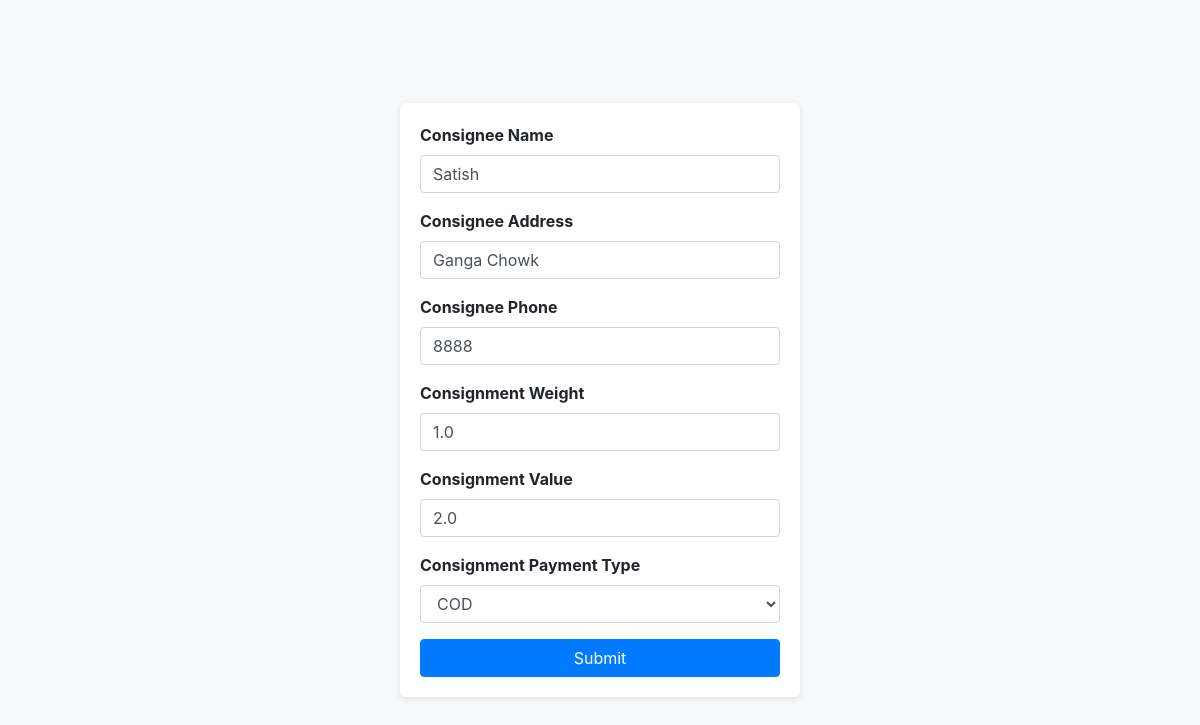
The app's page /vendor_update_consignment/8 (signed in) with its own data.
### vendorapp/models.py (models this page shows, shortened)
class Consignment(models.Model):
    user = models.ForeignKey(User,on_delete=models.CASCADE,blank=True,null=True)
    consignee_name = models.CharField(max_length=200)
    consignee_address = models.CharField(max_length=200)
    consignee_phone = models.CharField(max_length=10)
    consignment_est_wt = models.FloatField()
    consignment_value = models.FloatField()
    consignment_payment_choices = [
        ('COD', 'COD'),
        ('Pre', 'Pre-Payment')
    ]
    consignment_payment_type = models.CharField(max_length=20, choices=consignment_payment_choices)
    consignment_id = models.CharField(max_length=30, unique=True, null=True, blank=True)

### vendorapp/views.py (the view)
# urls.py: path('vendor_update_consignment/<int:id>', views.vendor_update_consignment,name='updateconsignment'),
@login_required(login_url='login')
def vendor_update_consignment(request, id):
    consignment = Consignment.objects.get(pk=id)
    if request.method == 'POST':
        consignment.consignee_name = request.POST.get('consignee_name')
        consignment.consignee_address = request.POST.get('consignee_address')
        consignment.consignee_phone = request.POST.get('consignee_phone')
        consignment.consignment_est_wt = request.POST.get('consignment_est_wt')
        consignment.consignment_value = request.POST.get('consignment_value')
        consignment.consignment_payment_type = request.POST.get('consignment_payment_type')
        consignment.save()
        return redirect('/vendor_consignment_list/')
    else:
        return render(request, 'vendorhome.html', {'consignment': consignment})

### templates/vendorhome.html (shortened to what this page needs)
<!DOCTYPE html>
<html>
<head>
    <link rel="stylesheet" href="https://stackpath.bootstrapcdn.com/bootstrap/4.5.2/css/bootstrap.min.css">
</head>
<body>
    <div class="container">
        <form method="POST">
            <div class="form-group">
                <label for="consignee_name">Consignee Name</label>
                <input type="text" class="form-control" id="consignee_name" name="consignee_name" placeholder="Consignee Name" value="{{consignment.consignee_name}}">
            </div>
            <div class="form-group">
                <label for="consignee_address">Consignee Address</label>
                <input type="text" class="form-control" id="consignee_address" name="consignee_address" placeholder="Consignee Address" value="{{consignment.consignee_address}}">
            </div>
            <div class="form-group">
                <label for="consignee_phone">Consignee Phone</label>
                <input type="text" class="form-control" id="consignee_phone" name="consignee_phone" placeholder="Consignee Phone" value="{{consignment.consignee_phone}}">
            </div>
            <div class="form-group">
                <label for="consignment_est_wt">Consignment Weight</label>
                <input type="text" class="form-control" id="consignment_est_wt" name="consignment_est_wt" placeholder="Consignment Weight" value="{{consignment.consignment_est_wt}}">
            </div>
            <div class="form-group">
                <label for="consignment_value">Consignment Value</label>
                <input type="text" class="form-control" id="consignment_value" name="consignment_value" placeholder="Consignment Value" value="{{consignment.consignment_value}}">
            </div>
            <div class="form-group">
                <label for="consignment_payment_type">Consignment Payment Type</label>
                <select class="form-control" id="consignment_payment_type" name="consignment_payment_type" value="{{consignment.consignee_payment_type}}">
                    <option value="COD">COD</option>
                </select>
            </div>
            <button type="submit" class="btn btn-primary btn-block">Submit</button>
        </form>
    </div>
</body>
</html>

### templates/vendorhome.html (style rules this page uses)
body { background-color: #f8f9fa; display: flex; align-items: center; justify-content: center; height: 100vh; }
.container { max-width: 400px; padding: 20px; background-color: #fff; border-radius: 5px; box-shadow: 0 2px 6px rgba(0, 0, 0, 0.1); }
.form-group label { font-weight: bold; }
.btn-primary { background-color: #007bff; border-color: #007bff; }

### records on screen
Consignment: consignee_name "Satish", consignee_address "Ganga Chowk", consignee_phone "8888", consignment_est_wt "1.0", consignment_value "2.0"
